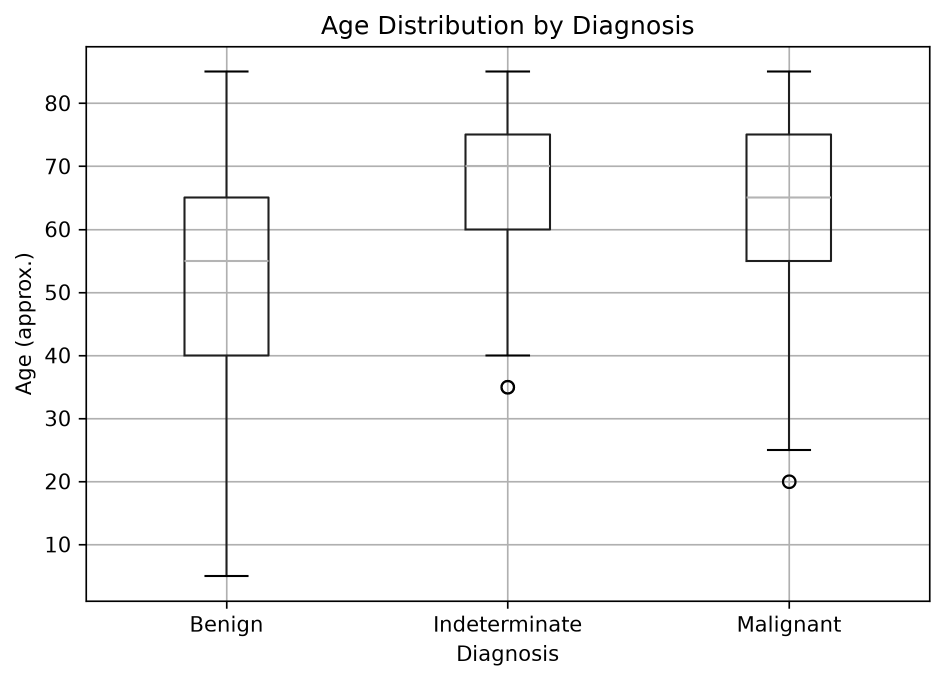
#> input picture age_by_diagnosis.png, 1889 x 1362 px (shown at 1/2 size)
$ python -i milk10k_utils.py   (imports and definitions only)
#> lines starting #> are read from the running program, lines starting #| are printed output that depends on the picture
import numpy as np
import matplotlib.pyplot as plt
from PIL import Image


def process_image(
    image_path,
    size=(224, 224),
    color_mode="RGB",
    normalization="minmax"
):
#> called with image_path = '../age_by_diagnosis.png', size = (224, 224), color_mode = 'RGB', normalization = 'minmax'
    image = Image.open(image_path)
#> image is the input picture: PIL image 1889x1362 RGBA; mean R, G, B, A 247.6, 247.6, 247.6, 255

    if color_mode == "RGB":
        image = image.convert("RGB")
#> image: PIL image 1889x1362 RGB
    elif color_mode == "L":
        image = image.convert("L")
    else:
        raise ValueError("color_mode must be 'RGB' or 'L'")

    image = image.resize(size)
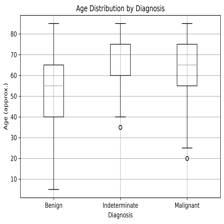
#> image: PIL image 224x224 RGB; min 64, max 255, mean 247.2

    image_array = np.array(image).astype(np.float32)

    if normalization == "minmax":
        image_array = image_array / 255.0

    elif normalization == "zscore":
        mean = image_array.mean()
        std = image_array.std()

        if std > 0:
            image_array = (image_array - mean) / std

    elif normalization != "none":
        raise ValueError(
            "normalization must be 'minmax', 'zscore', or 'none'"
        )

    info = {
        "final_shape": image_array.shape,
        "min_value": image_array.min(),
        "max_value": image_array.max(),
        "color_mode": color_mode,
        "normalization": normalization
    }
#> info = {'final_shape': (224, 224, 3), 'min_value': 0.251, 'max_value': 1, 'color_mode': 'RGB', 'normalization': 'minmax'}

    return image_array, info


# [117 lines left out: functions process_image_batch, image_data_loader, filter_available_images, show_image_grid, not called in this run]


>>> result = process_image('../age_by_diagnosis.png')

$ run again, on class_distribution.png
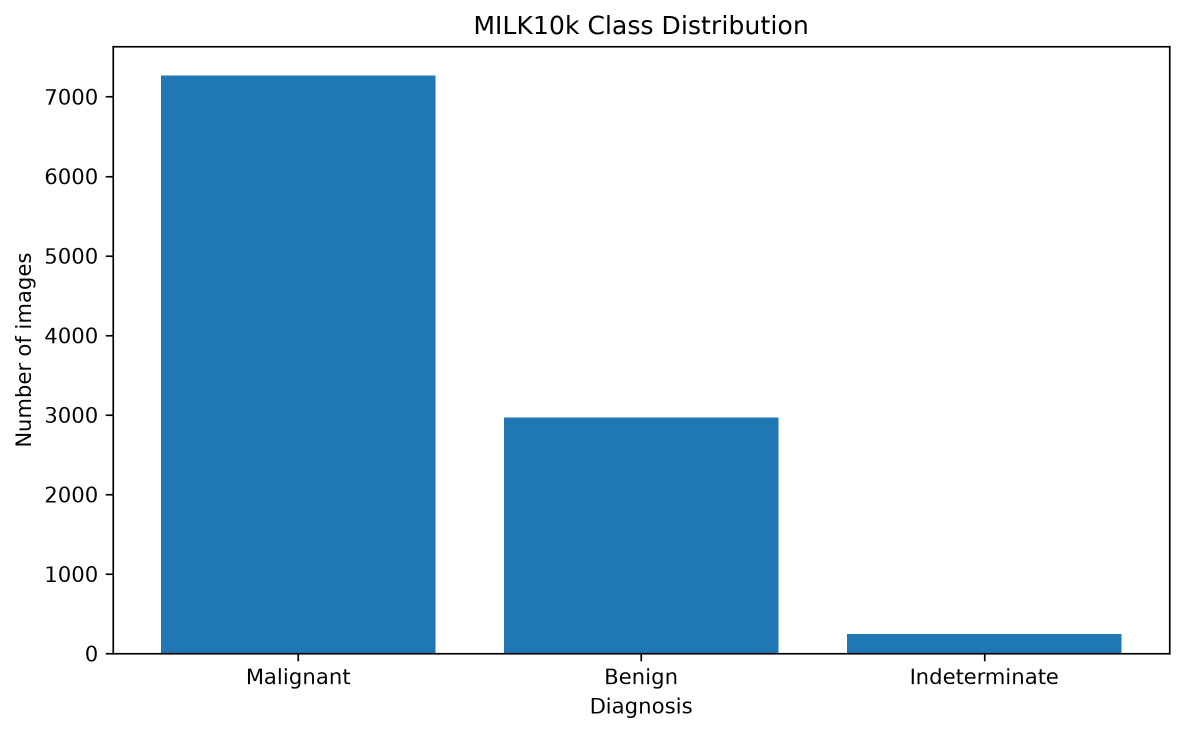
#> input picture class_distribution.png, 2369 x 1467 px (shown at 1/2 size)
#> in process_image, image is the input picture: PIL image 2369x1467 RGBA; mean R, G, B, A 192.6, 215.7, 231.7, 255
#> in process_image, `image = image.resize(size)`:
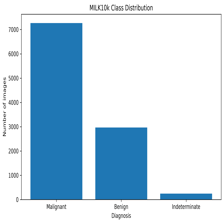
#> image: PIL image 224x224 RGB; mean R, G, B 192.3, 215.5, 231.5
#> info = {'final_shape': (224, 224, 3), 'min_value': 0.051, 'max_value': 1, 'color_mode': 'RGB', 'normalization': 'minmax'}

$ run again, on rgb_histograms.png
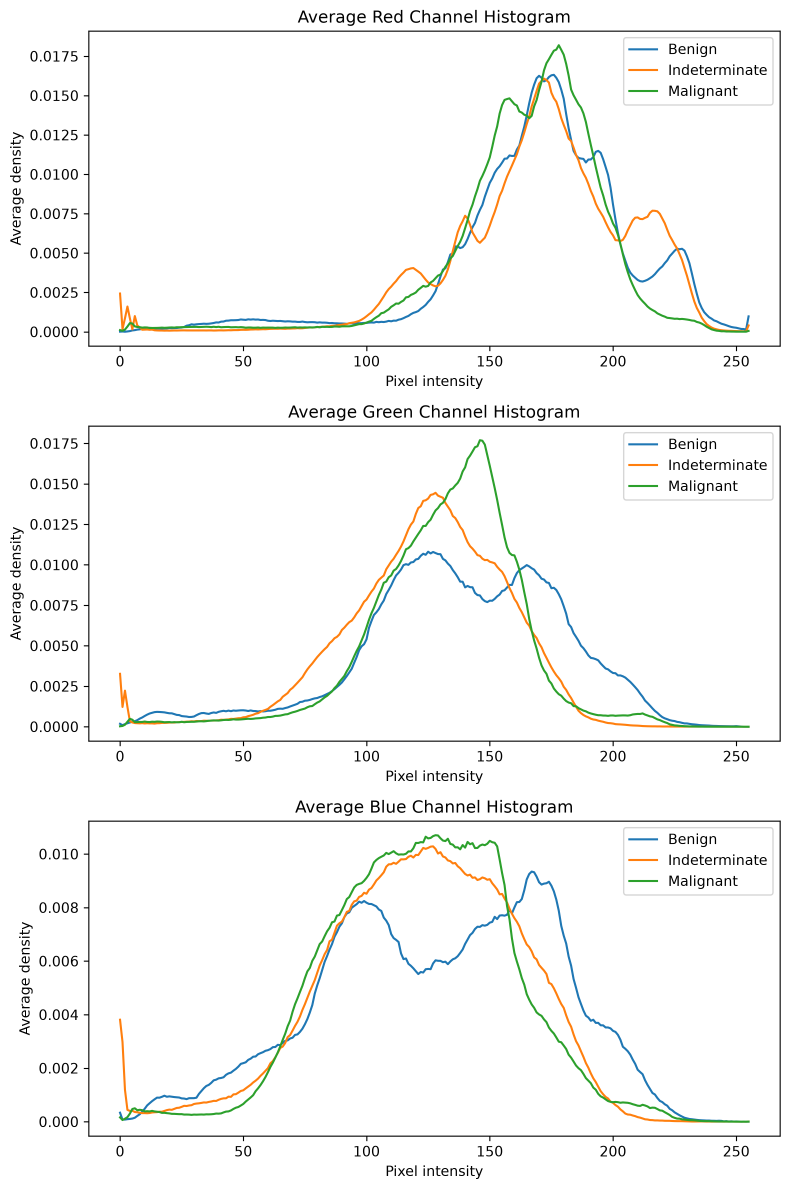
#> input picture rgb_histograms.png, 2370 x 3568 px (shown at 1/3 size)
#> in process_image, image is the input picture: PIL image 2370x3568 RGBA; mean R, G, B, A 247.2, 247.8, 246.6, 255
#> in process_image, `image = image.resize(size)`:
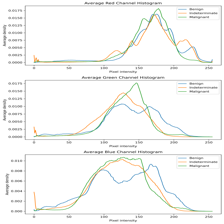
#> image: PIL image 224x224 RGB; mean R, G, B 246.8, 247.4, 246.1
#> info = {'final_shape': (224, 224, 3), 'min_value': 0.153, 'max_value': 1, 'color_mode': 'RGB', 'normalization': 'minmax'}

$ run again, on rgb_mean_by_diagnosis.png
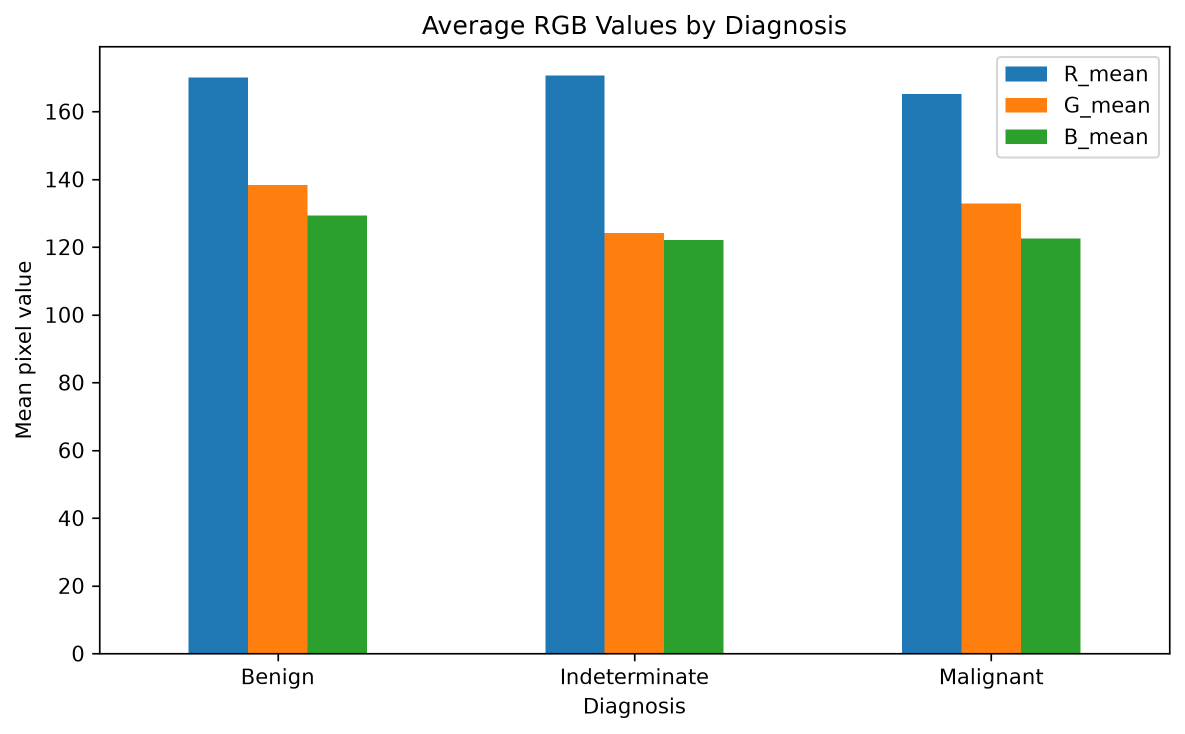
#> input picture rgb_mean_by_diagnosis.png, 2369 x 1467 px (shown at 1/2 size)
#> in process_image, image is the input picture: PIL image 2369x1467 RGBA; mean R, G, B, A 206.3, 215, 201.6, 255
#> in process_image, `image = image.resize(size)`:
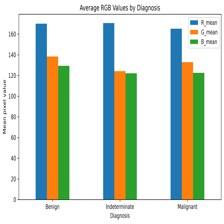
#> image: PIL image 224x224 RGB; mean R, G, B 206, 214.8, 201.4
#> info = {'final_shape': (224, 224, 3), 'min_value': 0, 'max_value': 1, 'color_mode': 'RGB', 'normalization': 'minmax'}
